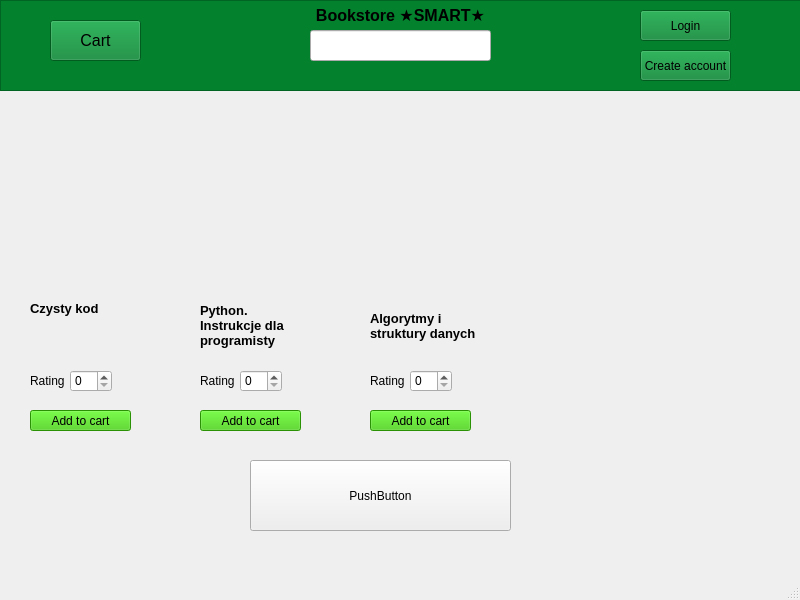
<?xml version="1.0" encoding="UTF-8"?>
<ui version="4.0">
 <class>MainWindow</class>
 <widget class="QMainWindow" name="MainWindow">
  <property name="geometry">
   <rect>
    <x>0</x>
    <y>0</y>
    <width>800</width>
    <height>600</height>
   </rect>
  </property>
  <property name="windowTitle">
   <string>MainWindow</string>
  </property>
  <widget class="QWidget" name="centralwidget">
   <widget class="QGraphicsView" name="graphicsView">
    <property name="geometry">
     <rect>
      <x>0</x>
      <y>0</y>
      <width>801</width>
      <height>91</height>
     </rect>
    </property>
    <property name="styleSheet">
     <string notr="true">background-color:rgb(3, 129, 45)</string>
    </property>
   </widget>
   <widget class="QLabel" name="label">
    <property name="geometry">
     <rect>
      <x>0</x>
      <y>0</y>
      <width>801</width>
      <height>31</height>
     </rect>
    </property>
    <property name="font">
     <font>
      <pointsize>12</pointsize>
      <weight>75</weight>
      <bold>true</bold>
     </font>
    </property>
    <property name="text">
     <string>Bookstore ★SMART★</string>
    </property>
    <property name="alignment">
     <set>Qt::AlignCenter</set>
    </property>
   </widget>
   <widget class="QLineEdit" name="addbooks">
    <property name="geometry">
     <rect>
      <x>310</x>
      <y>30</y>
      <width>181</width>
      <height>31</height>
     </rect>
    </property>
   </widget>
   <widget class="QLabel" name="label_2">
    <property name="geometry">
     <rect>
      <x>30</x>
      <y>120</y>
      <width>111</width>
      <height>171</height>
     </rect>
    </property>
    <property name="text">
     <string/>
    </property>
    <property name="pixmap">
     <pixmap resource="zdjecia.qrc">:/test1/zdj1.jpg</pixmap>
    </property>
    <property name="scaledContents">
     <bool>true</bool>
    </property>
   </widget>
   <widget class="QLabel" name="label_3">
    <property name="geometry">
     <rect>
      <x>30</x>
      <y>300</y>
      <width>111</width>
      <height>16</height>
     </rect>
    </property>
    <property name="font">
     <font>
      <pointsize>10</pointsize>
      <weight>75</weight>
      <bold>true</bold>
     </font>
    </property>
    <property name="text">
     <string>Czysty kod</string>
    </property>
   </widget>
   <widget class="QSpinBox" name="spinBox">
    <property name="geometry">
     <rect>
      <x>70</x>
      <y>370</y>
      <width>42</width>
      <height>22</height>
     </rect>
    </property>
    <property name="maximum">
     <number>9</number>
    </property>
   </widget>
   <widget class="QLabel" name="label_4">
    <property name="geometry">
     <rect>
      <x>30</x>
      <y>370</y>
      <width>51</width>
      <height>21</height>
     </rect>
    </property>
    <property name="text">
     <string>Rating</string>
    </property>
   </widget>
   <widget class="QPushButton" name="pushButton">
    <property name="geometry">
     <rect>
      <x>30</x>
      <y>410</y>
      <width>101</width>
      <height>21</height>
     </rect>
    </property>
    <property name="styleSheet">
     <string notr="true">background-color: rgb(57, 203, 4);</string>
    </property>
    <property name="text">
     <string>Add to cart</string>
    </property>
   </widget>
   <widget class="QLabel" name="label_5">
    <property name="geometry">
     <rect>
      <x>200</x>
      <y>300</y>
      <width>111</width>
      <height>51</height>
     </rect>
    </property>
    <property name="font">
     <font>
      <pointsize>10</pointsize>
      <weight>75</weight>
      <bold>true</bold>
     </font>
    </property>
    <property name="text">
     <string>Python. Instrukcje dla programisty  </string>
    </property>
    <property name="wordWrap">
     <bool>true</bool>
    </property>
   </widget>
   <widget class="QPushButton" name="pushButton_2">
    <property name="geometry">
     <rect>
      <x>200</x>
      <y>410</y>
      <width>101</width>
      <height>21</height>
     </rect>
    </property>
    <property name="styleSheet">
     <string notr="true">background-color: rgb(57, 203, 4);</string>
    </property>
    <property name="text">
     <string>Add to cart</string>
    </property>
   </widget>
   <widget class="QLabel" name="label_6">
    <property name="geometry">
     <rect>
      <x>200</x>
      <y>120</y>
      <width>111</width>
      <height>171</height>
     </rect>
    </property>
    <property name="text">
     <string/>
    </property>
    <property name="pixmap">
     <pixmap resource="zdjecia.qrc">:/test1/zdj2.jpg</pixmap>
    </property>
    <property name="scaledContents">
     <bool>true</bool>
    </property>
   </widget>
   <widget class="QLabel" name="label_7">
    <property name="geometry">
     <rect>
      <x>200</x>
      <y>370</y>
      <width>51</width>
      <height>21</height>
     </rect>
    </property>
    <property name="text">
     <string>Rating</string>
    </property>
   </widget>
   <widget class="QSpinBox" name="spinBox_2">
    <property name="geometry">
     <rect>
      <x>240</x>
      <y>370</y>
      <width>42</width>
      <height>22</height>
     </rect>
    </property>
    <property name="maximum">
     <number>9</number>
    </property>
   </widget>
   <widget class="QLabel" name="label_8">
    <property name="geometry">
     <rect>
      <x>370</x>
      <y>120</y>
      <width>111</width>
      <height>171</height>
     </rect>
    </property>
    <property name="text">
     <string/>
    </property>
    <property name="pixmap">
     <pixmap resource="zdjecia.qrc">:/test1/zdj3.jpg</pixmap>
    </property>
    <property name="scaledContents">
     <bool>true</bool>
    </property>
   </widget>
   <widget class="QLabel" name="label_9">
    <property name="geometry">
     <rect>
      <x>370</x>
      <y>370</y>
      <width>51</width>
      <height>21</height>
     </rect>
    </property>
    <property name="text">
     <string>Rating</string>
    </property>
   </widget>
   <widget class="QSpinBox" name="spinBox_3">
    <property name="geometry">
     <rect>
      <x>410</x>
      <y>370</y>
      <width>42</width>
      <height>22</height>
     </rect>
    </property>
    <property name="maximum">
     <number>9</number>
    </property>
   </widget>
   <widget class="QLabel" name="label_10">
    <property name="geometry">
     <rect>
      <x>370</x>
      <y>300</y>
      <width>111</width>
      <height>51</height>
     </rect>
    </property>
    <property name="font">
     <font>
      <pointsize>10</pointsize>
      <weight>75</weight>
      <bold>true</bold>
     </font>
    </property>
    <property name="text">
     <string>Algorytmy i struktury danych</string>
    </property>
    <property name="wordWrap">
     <bool>true</bool>
    </property>
   </widget>
   <widget class="QPushButton" name="pushButton_3">
    <property name="geometry">
     <rect>
      <x>370</x>
      <y>410</y>
      <width>101</width>
      <height>21</height>
     </rect>
    </property>
    <property name="styleSheet">
     <string notr="true">background-color: rgb(57, 203, 4);</string>
    </property>
    <property name="text">
     <string>Add to cart</string>
    </property>
   </widget>
   <widget class="QPushButton" name="cart">
    <property name="geometry">
     <rect>
      <x>50</x>
      <y>20</y>
      <width>91</width>
      <height>41</height>
     </rect>
    </property>
    <property name="font">
     <font>
      <pointsize>12</pointsize>
     </font>
    </property>
    <property name="styleSheet">
     <string notr="true">background-color:rgb(3, 129, 45)</string>
    </property>
    <property name="text">
     <string>Cart</string>
    </property>
   </widget>
   <widget class="QPushButton" name="login">
    <property name="geometry">
     <rect>
      <x>640</x>
      <y>10</y>
      <width>91</width>
      <height>31</height>
     </rect>
    </property>
    <property name="styleSheet">
     <string notr="true">background-color:rgb(3, 129, 45)</string>
    </property>
    <property name="text">
     <string>Login</string>
    </property>
   </widget>
   <widget class="QPushButton" name="createacc">
    <property name="geometry">
     <rect>
      <x>640</x>
      <y>50</y>
      <width>91</width>
      <height>31</height>
     </rect>
    </property>
    <property name="styleSheet">
     <string notr="true">background-color:rgb(3, 129, 45)</string>
    </property>
    <property name="text">
     <string>Create account</string>
    </property>
   </widget>
   <widget class="QPushButton" name="pushButton_4">
    <property name="geometry">
     <rect>
      <x>250</x>
      <y>460</y>
      <width>261</width>
      <height>71</height>
     </rect>
    </property>
    <property name="text">
     <string>PushButton</string>
    </property>
   </widget>
  </widget>
  <widget class="QStatusBar" name="statusbar"/>
 </widget>
 <resources>
  <include location="zdjecia.qrc"/>
 </resources>
 <connections/>
</ui>
